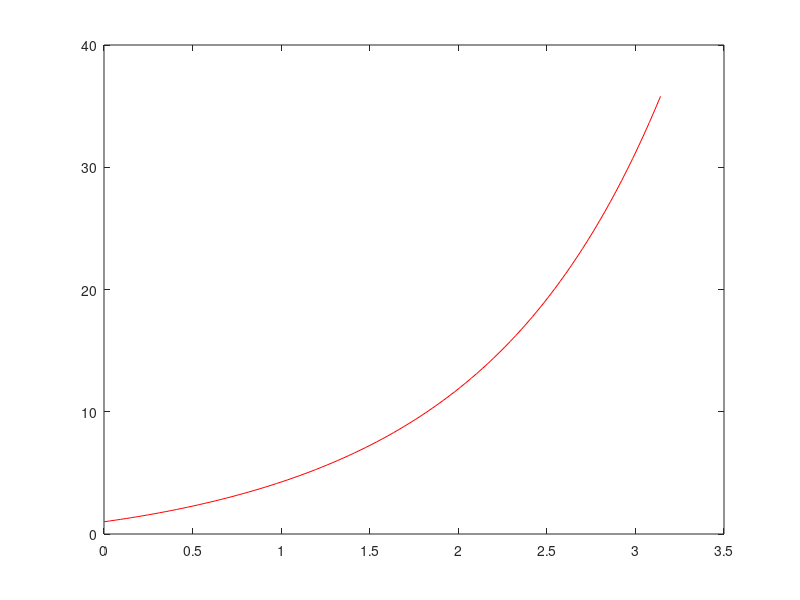

The MATLAB script that drew this image:
% Examen Mayo 2018

f= @(t,x) x + cos(t);
x0 = 1;
intervalo = [0, pi];
N = 100;
h = pi/N;
t = intervalo(1):h:intervalo(2);
x = zeros(1,N+1);
x(:,1) = x0;

for i=1:N
   x(:,i+1) = (x(:,i) + h*(x(:,i)+cos(t(i))+2*cos(t(i+1)))/3)/(1-2*h/3); 
end

figure(1);
plot(t,x,'r');